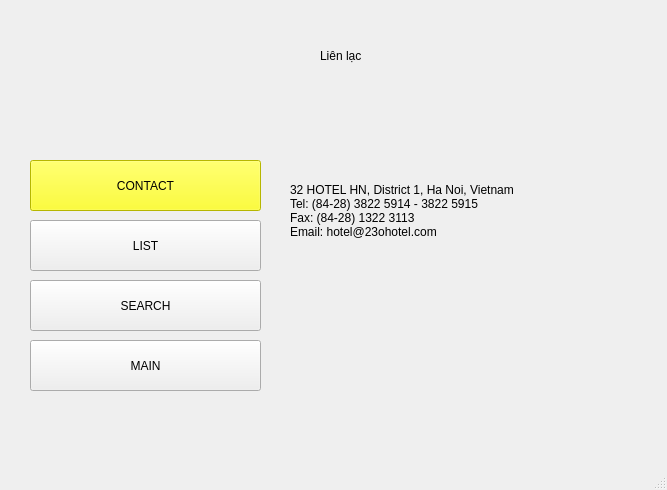
<?xml version="1.0" encoding="UTF-8"?>
<ui version="4.0">
 <class>MainWindow</class>
 <widget class="QMainWindow" name="MainWindow">
  <property name="geometry">
   <rect>
    <x>0</x>
    <y>0</y>
    <width>667</width>
    <height>490</height>
   </rect>
  </property>
  <property name="windowTitle">
   <string>MainWindow</string>
  </property>
  <widget class="QWidget" name="centralwidget">
   <widget class="QLabel" name="label_10">
    <property name="geometry">
     <rect>
      <x>240</x>
      <y>300</y>
      <width>71</width>
      <height>51</height>
     </rect>
    </property>
    <property name="text">
     <string/>
    </property>
    <property name="pixmap">
     <pixmap>../Downloads/icons8-trash-can-64.png</pixmap>
    </property>
   </widget>
   <widget class="QLabel" name="label_11">
    <property name="geometry">
     <rect>
      <x>320</x>
      <y>10</y>
      <width>181</width>
      <height>91</height>
     </rect>
    </property>
    <property name="styleSheet">
     <string notr="true">font: 30pt &quot;Times New Roman&quot;;</string>
    </property>
    <property name="text">
     <string>Liên lạc</string>
    </property>
   </widget>
   <widget class="QLabel" name="label_7">
    <property name="geometry">
     <rect>
      <x>240</x>
      <y>230</y>
      <width>71</width>
      <height>51</height>
     </rect>
    </property>
    <property name="text">
     <string/>
    </property>
    <property name="pixmap">
     <pixmap>../Downloads/icons8-setting-64.png</pixmap>
    </property>
   </widget>
   <widget class="QLabel" name="label_2">
    <property name="geometry">
     <rect>
      <x>260</x>
      <y>150</y>
      <width>81</width>
      <height>51</height>
     </rect>
    </property>
    <property name="text">
     <string/>
    </property>
    <property name="pixmap">
     <pixmap>../Downloads/archive_FILL0_wght400_GRAD0_opsz48.png</pixmap>
    </property>
   </widget>
   <widget class="QLabel" name="label_9">
    <property name="geometry">
     <rect>
      <x>260</x>
      <y>270</y>
      <width>55</width>
      <height>16</height>
     </rect>
    </property>
    <property name="text">
     <string/>
    </property>
   </widget>
   <widget class="QPushButton" name="pushButton_7">
    <property name="geometry">
     <rect>
      <x>30</x>
      <y>160</y>
      <width>231</width>
      <height>51</height>
     </rect>
    </property>
    <property name="styleSheet">
     <string notr="true">background-color: rgb(255, 255, 0);</string>
    </property>
    <property name="text">
     <string>CONTACT</string>
    </property>
   </widget>
   <widget class="QPushButton" name="pushButton_3">
    <property name="geometry">
     <rect>
      <x>30</x>
      <y>220</y>
      <width>231</width>
      <height>51</height>
     </rect>
    </property>
    <property name="text">
     <string>LIST</string>
    </property>
   </widget>
   <widget class="QPushButton" name="pushButton_2">
    <property name="geometry">
     <rect>
      <x>30</x>
      <y>280</y>
      <width>231</width>
      <height>51</height>
     </rect>
    </property>
    <property name="text">
     <string>SEARCH</string>
    </property>
   </widget>
   <widget class="QPushButton" name="pushButton_4">
    <property name="geometry">
     <rect>
      <x>30</x>
      <y>340</y>
      <width>231</width>
      <height>51</height>
     </rect>
    </property>
    <property name="text">
     <string>MAIN</string>
    </property>
   </widget>
   <widget class="QLabel" name="label_5">
    <property name="geometry">
     <rect>
      <x>0</x>
      <y>0</y>
      <width>661</width>
      <height>431</height>
     </rect>
    </property>
    <property name="text">
     <string/>
    </property>
    <property name="pixmap">
     <pixmap>../tải-xuống.png</pixmap>
    </property>
    <property name="scaledContents">
     <bool>true</bool>
    </property>
   </widget>
   <widget class="QLabel" name="label_8">
    <property name="geometry">
     <rect>
      <x>190</x>
      <y>170</y>
      <width>61</width>
      <height>31</height>
     </rect>
    </property>
    <property name="text">
     <string/>
    </property>
    <property name="pixmap">
     <pixmap>C:/Users/Minh Khoa/Downloads/contact.png</pixmap>
    </property>
    <property name="scaledContents">
     <bool>true</bool>
    </property>
   </widget>
   <widget class="QLabel" name="label_4">
    <property name="geometry">
     <rect>
      <x>190</x>
      <y>230</y>
      <width>61</width>
      <height>31</height>
     </rect>
    </property>
    <property name="text">
     <string/>
    </property>
    <property name="pixmap">
     <pixmap>C:/Users/Minh Khoa/Downloads/list.png</pixmap>
    </property>
    <property name="scaledContents">
     <bool>true</bool>
    </property>
   </widget>
   <widget class="QLabel" name="label_12">
    <property name="geometry">
     <rect>
      <x>190</x>
      <y>290</y>
      <width>61</width>
      <height>31</height>
     </rect>
    </property>
    <property name="text">
     <string/>
    </property>
    <property name="pixmap">
     <pixmap>C:/Users/Minh Khoa/Downloads/search.png</pixmap>
    </property>
    <property name="scaledContents">
     <bool>true</bool>
    </property>
   </widget>
   <widget class="QLabel" name="label_13">
    <property name="geometry">
     <rect>
      <x>200</x>
      <y>350</y>
      <width>51</width>
      <height>31</height>
     </rect>
    </property>
    <property name="text">
     <string/>
    </property>
    <property name="pixmap">
     <pixmap>C:/Users/Minh Khoa/Downloads/home.png</pixmap>
    </property>
    <property name="scaledContents">
     <bool>true</bool>
    </property>
   </widget>
   <widget class="QLabel" name="label">
    <property name="geometry">
     <rect>
      <x>290</x>
      <y>140</y>
      <width>491</width>
      <height>141</height>
     </rect>
    </property>
    <property name="styleSheet">
     <string notr="true">color: rgb(0, 0, 0);
font: 12pt &quot;MS Shell Dlg 2&quot;;</string>
    </property>
    <property name="text">
     <string>32 HOTEL HN, District 1, Ha Noi, Vietnam
Tel: (84-28) 3822 5914 - 3822 5915
Fax: (84-28) 1322 3113
Email: hotel@23ohotel.com</string>
    </property>
   </widget>
   <zorder>label_5</zorder>
   <zorder>label_10</zorder>
   <zorder>label_11</zorder>
   <zorder>label_7</zorder>
   <zorder>label_2</zorder>
   <zorder>label_9</zorder>
   <zorder>pushButton_7</zorder>
   <zorder>pushButton_3</zorder>
   <zorder>pushButton_2</zorder>
   <zorder>pushButton_4</zorder>
   <zorder>label_8</zorder>
   <zorder>label_4</zorder>
   <zorder>label_12</zorder>
   <zorder>label_13</zorder>
   <zorder>label</zorder>
  </widget>
  <widget class="QMenuBar" name="menubar">
   <property name="geometry">
    <rect>
     <x>0</x>
     <y>0</y>
     <width>667</width>
     <height>26</height>
    </rect>
   </property>
  </widget>
  <widget class="QStatusBar" name="statusbar"/>
 </widget>
 <resources/>
 <connections/>
</ui>
